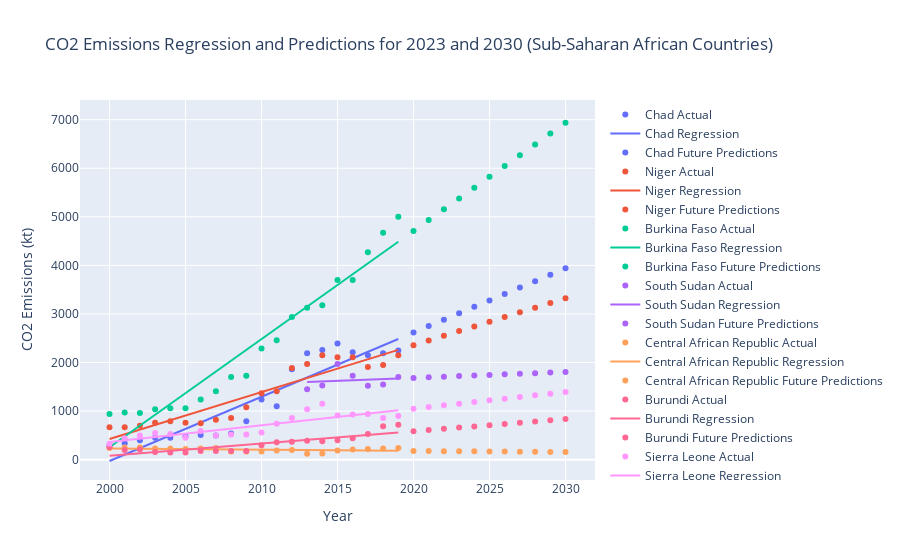

Notebook code for this chart:
### Code cell
# Create a plotly figure
fig = go.Figure()

# Years to predict (2023 and 2030)
future_years = np.array([[2020],[2021],[2022],[2023],[2024],[2025],[2026],[2027],[2028],[2029],[2030]])

# Generate a unique color for each country
colors = px.colors.qualitative.Plotly

# Iterate through each Sub-Saharan country and plot their data with scatter points, regression line, and future predictions
for i, country in enumerate(lowest_countries):
    country_data = subsaharan_df[subsaharan_df['Entity'] == country]
    X = country_data[['Year']]
    y = country_data['Value_co2_emissions_kt_by_country']

    # Drop rows with NaN values to avoid errors
    df_clean = pd.concat([X, y], axis=1).dropna()
    X_clean = df_clean[['Year']]
    y_clean = df_clean['Value_co2_emissions_kt_by_country']

    # Proceed only if there are valid data points
    if len(X_clean) > 0:
        # Scatter plot for actual data points
        fig.add_trace(go.Scatter(x=X_clean['Year'], y=y_clean, mode='markers', name=f'{country} Actual', marker=dict(color=colors[i % len(colors)])))

        # Train the linear regression model
        model = LinearRegression()
        model.fit(X_clean, y_clean)

        # Make predictions for the actual data
        predictions = model.predict(X_clean)

        # Plot the regression line
        fig.add_trace(go.Scatter(x=X_clean['Year'], y=predictions, mode='lines', name=f'{country} Regression', line=dict(color=colors[i % len(colors)])))

        # Predict future CO2 emissions for 2023 and 2030
        future_predictions = model.predict(future_years)

        # Plot the predictions for 2023 and 2030
        fig.add_trace(go.Scatter(x=future_years.flatten(), y=future_predictions, mode='markers', 
                                 marker=dict(size=6,  color=colors[i % len(colors)]), # symbol='x',
                                 name=f'{country} Future Predictions'))

# Adding titles and labels
fig.update_layout(
    title='CO2 Emissions Regression and Predictions for 2023 and 2030 (Sub-Saharan African Countries)',
    xaxis_title='Year',
    yaxis_title='CO2 Emissions (kt)',
    showlegend=True
)

# Show the plot
fig.show()

# print R2 score and rmse for the predictions
r2_scores = []
rmses = []

# Iterate through each Sub-Saharan country and calculate R2 score and RMSE for the predictions
for i, country in enumerate(lowest_countries):
    country_data = subsaharan_df[subsaharan_df['Entity'] == country]
    X = country_data[['Year']]
    y = country_data['Value_co2_emissions_kt_by_country']

    # Drop rows with NaN values to avoid errors
    df_clean = pd.concat([X, y], axis=1).dropna()
    X_clean = df_clean[['Year']]
    y_clean = df_clean['Value_co2_emissions_kt_by_country']

    # Proceed only if there are valid data points
    if len(X_clean) > 0:
        # Train the linear regression model
        model = LinearRegression()
        model.fit(X_clean, y_clean)

        # Make predictions for the actual data
        predictions = model.predict(X_clean)

        # Calculate R2 score and RMSE
        r2 = r2_score(y_clean, predictions)
        rmse_val = rmse(y_clean, predictions)

        r2_scores.append(r2)
        rmses.append(rmse_val)

# Print the average R2 score and RMSE for the predictions
print(f"Average R2 Score: {np.mean(r2_scores):.2f}")
print(f"Average RMSE: {np.mean(rmses):.2f}")

### Figure 1 — Plotly figure (JSON) as saved in the notebook; plotly's stock layout.template omitted (floating-point values rounded to 4 significant figures)
{"data": [{"marker": {"color": "#636EFA"}, "mode": "markers", "name": "Chad Actual", "type": "scatter", "x": [2000, 2001, 2002, 2003, 2004, 2005, 2006, 2007, 2008, 2009, 2010, 2011, 2012, 2013, 2014, 2015, 2016, 2017, 2018, 2019], "y": [290, 340, 400.0, 450.0, 450.0, 480.0, 510.0, 500, 540.0, 790.0, 1240.0, 1100.0, 1860.0, 2190.0, 2260.0, 2390.0, 2210.0, 2150.0, 2190.0, 2250]}, {"line": {"color": "#636EFA"}, "mode": "lines", "name": "Chad Regression", "type": "scatter", "x": [2000, 2001, 2002, 2003, 2004, 2005, 2006, 2007, 2008, 2009, 2010, 2011, 2012, 2013, 2014, 2015, 2016, 2017, 2018, 2019], "y": [-26.71, 105.5, 237.8, 370.0, 502.2, 634.5, 766.7, 898.9, 1031.0, 1163.0, 1296.0, 1428.0, 1560.0, 1692.0, 1825.0, 1957.0, 2089.0, 2221.0, 2353.0, 2486.0]}, {"marker": {"color": "#636EFA", "size": 6}, "mode": "markers", "name": "Chad Future Predictions", "type": "scatter", "x": [2020, 2021, 2022, 2023, 2024, 2025, 2026, 2027, 2028, 2029, 2030], "y": [2618.0, 2750.0, 2882.0, 3015.0, 3147.0, 3279.0, 3411.0, 3544.0, 3676.0, 3808.0, 3940.0]}, {"marker": {"color": "#EF553B"}, "mode": "markers", "name": "Niger Actual", "type": "scatter", "x": [2000, 2001, 2002, 2003, 2004, 2005, 2006, 2007, 2008, 2009, 2010, 2011, 2012, 2013, 2014, 2015, 2016, 2017, 2018, 2019], "y": [670, 670, 700.0, 760.0, 790.0, 760.0, 750, 820.0, 860.0, 1080.0, 1370.0, 1410.0, 1890.0, 1970.0, 2150.0, 2110.0, 2110.0, 1910.0, 1950.0, 2150.0]}, {"line": {"color": "#EF553B"}, "mode": "lines", "name": "Niger Regression", "type": "scatter", "x": [2000, 2001, 2002, 2003, 2004, 2005, 2006, 2007, 2008, 2009, 2010, 2011, 2012, 2013, 2014, 2015, 2016, 2017, 2018, 2019], "y": [426.6, 523.1, 619.7, 716.3, 812.9, 909.4, 1006.0, 1103.0, 1199.0, 1296.0, 1392.0, 1489.0, 1585.0, 1682.0, 1779.0, 1875.0, 1972.0, 2068.0, 2165.0, 2261.0]}, {"marker": {"color": "#EF553B", "size": 6}, "mode": "markers", "name": "Niger Future Predictions", "type": "scatter", "x": [2020, 2021, 2022, 2023, 2024, 2025, 2026, 2027, 2028, 2029, 2030], "y": [2358.0, 2455.0, 2551.0, 2648.0, 2744.0, 2841.0, 2937.0, 3034.0, 3131.0, 3227.0, 3324.0]}, {"marker": {"color": "#00CC96"}, "mode": "markers", "name": "Burkina Faso Actual", "type": "scatter", "x": [2000, 2001, 2002, 2003, 2004, 2005, 2006, 2007, 2008, 2009, 2010, 2011, 2012, 2013, 2014, 2015, 2016, 2017, 2018, 2019], "y": [940, 970, 960.0, 1040.0, 1060.0, 1060.0, 1240.0, 1410.0, 1700.0, 1730.0, 2290.0, 2460.0, 2940.0, 3130.0, 3180.0, 3700.0, 3700.0, 4270.0, 4670.0, 5000]}, {"line": {"color": "#00CC96"}, "mode": "lines", "name": "Burkina Faso Regression", "type": "scatter", "x": [2000, 2001, 2002, 2003, 2004, 2005, 2006, 2007, 2008, 2009, 2010, 2011, 2012, 2013, 2014, 2015, 2016, 2017, 2018, 2019], "y": [257.4, 480.1, 702.7, 925.3, 1148.0, 1371.0, 1593.0, 1816.0, 2039.0, 2261.0, 2484.0, 2706.0, 2929.0, 3152.0, 3374.0, 3597.0, 3820.0, 4042.0, 4265.0, 4488.0]}, {"marker": {"color": "#00CC96", "size": 6}, "mode": "markers", "name": "Burkina Faso Future Predictions", "type": "scatter", "x": [2020, 2021, 2022, 2023, 2024, 2025, 2026, 2027, 2028, 2029, 2030], "y": [4710.0, 4933.0, 5155.0, 5378.0, 5601.0, 5823.0, 6046.0, 6269.0, 6491.0, 6714.0, 6937.0]}, {"marker": {"color": "#AB63FA"}, "mode": "markers", "name": "South Sudan Actual", "type": "scatter", "x": [2013, 2014, 2015, 2016, 2017, 2018, 2019], "y": [1450.0, 1530.0, 1970.0, 1730.0, 1520.0, 1550.0, 1700.0]}, {"line": {"color": "#AB63FA"}, "mode": "lines", "name": "South Sudan Regression", "type": "scatter", "x": [2013, 2014, 2015, 2016, 2017, 2018, 2019], "y": [1599.0, 1611.0, 1624.0, 1636.0, 1648.0, 1660.0, 1672.0]}, {"marker": {"color": "#AB63FA", "size": 6}, "mode": "markers", "name": "South Sudan Future Predictions", "type": "scatter", "x": [2020, 2021, 2022, 2023, 2024, 2025, 2026, 2027, 2028, 2029, 2030], "y": [1684.0, 1696.0, 1709.0, 1721.0, 1733.0, 1745.0, 1757.0, 1769.0, 1781.0, 1794.0, 1806.0]}, {"marker": {"color": "#FFA15A"}, "mode": "markers", "name": "Central African Republic Actual", "type": "scatter", "x": [2000, 2001, 2002, 2003, 2004, 2005, 2006, 2007, 2008, 2009, 2010, 2011, 2012, 2013, 2014, 2015, 2016, 2017, 2018, 2019], "y": [240, 250, 250, 230.0, 230.0, 220.0, 230.0, 240.0, 170.0, 170.0, 170.0, 190.0, 200.0, 120.0, 130.0, 190.0, 210.0, 220.0, 230.0, 240.0]}, {"line": {"color": "#FFA15A"}, "mode": "lines", "name": "Central African Republic Regression", "type": "scatter", "x": [2000, 2001, 2002, 2003, 2004, 2005, 2006, 2007, 2008, 2009, 2010, 2011, 2012, 2013, 2014, 2015, 2016, 2017, 2018, 2019], "y": [229.4, 227.0, 224.6, 222.2, 219.8, 217.4, 214.9, 212.5, 210.1, 207.7, 205.3, 202.9, 200.5, 198.1, 195.6, 193.2, 190.8, 188.4, 186.0, 183.6]}, {"marker": {"color": "#FFA15A", "size": 6}, "mode": "markers", "name": "Central African Republic Future Predictions", "type": "scatter", "x": [2020, 2021, 2022, 2023, 2024, 2025, 2026, 2027, 2028, 2029, 2030], "y": [181.2, 178.7, 176.3, 173.9, 171.5, 169.1, 166.7, 164.3, 161.8, 159.4, 157.0]}, {"marker": {"color": "#FF6692"}, "mode": "markers", "name": "Burundi Actual", "type": "scatter", "x": [2000, 2001, 2002, 2003, 2004, 2005, 2006, 2007, 2008, 2009, 2010, 2011, 2012, 2013, 2014, 2015, 2016, 2017, 2018, 2019], "y": [260, 200, 210.0, 160.0, 150.0, 150.0, 180.0, 180.0, 180.0, 180.0, 300.0, 360.0, 370.0, 390.0, 380.0, 400.0, 440.0, 530.0, 690.0, 720.0]}, {"line": {"color": "#FF6692"}, "mode": "lines", "name": "Burundi Regression", "type": "scatter", "x": [2000, 2001, 2002, 2003, 2004, 2005, 2006, 2007, 2008, 2009, 2010, 2011, 2012, 2013, 2014, 2015, 2016, 2017, 2018, 2019], "y": [82.86, 108.0, 133.1, 158.2, 183.3, 208.5, 233.6, 258.7, 283.8, 308.9, 334.1, 359.2, 384.3, 409.4, 434.5, 459.7, 484.8, 509.9, 535.0, 560.1]}, {"marker": {"color": "#FF6692", "size": 6}, "mode": "markers", "name": "Burundi Future Predictions", "type": "scatter", "x": [2020, 2021, 2022, 2023, 2024, 2025, 2026, 2027, 2028, 2029, 2030], "y": [585.3, 610.4, 635.5, 660.6, 685.7, 710.9, 736.0, 761.1, 786.2, 811.3, 836.5]}, {"marker": {"color": "#FF97FF"}, "mode": "markers", "name": "Sierra Leone Actual", "type": "scatter", "x": [2000, 2001, 2002, 2003, 2004, 2005, 2006, 2007, 2008, 2009, 2010, 2011, 2012, 2013, 2014, 2015, 2016, 2017, 2018, 2019], "y": [330, 440, 500, 550.0, 530.0, 450.0, 590.0, 500, 520.0, 520.0, 560.0, 740.0, 860.0, 1040.0, 1150.0, 910.0, 930.0, 940.0, 860.0, 900.0]}, {"line": {"color": "#FF97FF"}, "mode": "lines", "name": "Sierra Leone Regression", "type": "scatter", "x": [2000, 2001, 2002, 2003, 2004, 2005, 2006, 2007, 2008, 2009, 2010, 2011, 2012, 2013, 2014, 2015, 2016, 2017, 2018, 2019], "y": [365.0, 399.3, 433.6, 467.9, 502.3, 536.6, 570.9, 605.2, 639.5, 673.8, 708.2, 742.5, 776.8, 811.1, 845.4, 879.7, 914.1, 948.4, 982.7, 1017.0]}, {"marker": {"color": "#FF97FF", "size": 6}, "mode": "markers", "name": "Sierra Leone Future Predictions", "type": "scatter", "x": [2020, 2021, 2022, 2023, 2024, 2025, 2026, 2027, 2028, 2029, 2030], "y": [1051.0, 1086.0, 1120.0, 1154.0, 1189.0, 1223.0, 1257.0, 1292.0, 1326.0, 1360.0, 1394.0]}], "layout": {"showlegend": true, "title": {"text": "CO2 Emissions Regression and Predictions for 2023 and 2030 (Sub-Saharan African Countries)"}, "xaxis": {"title": {"text": "Year"}}, "yaxis": {"title": {"text": "CO2 Emissions (kt)"}}}}
